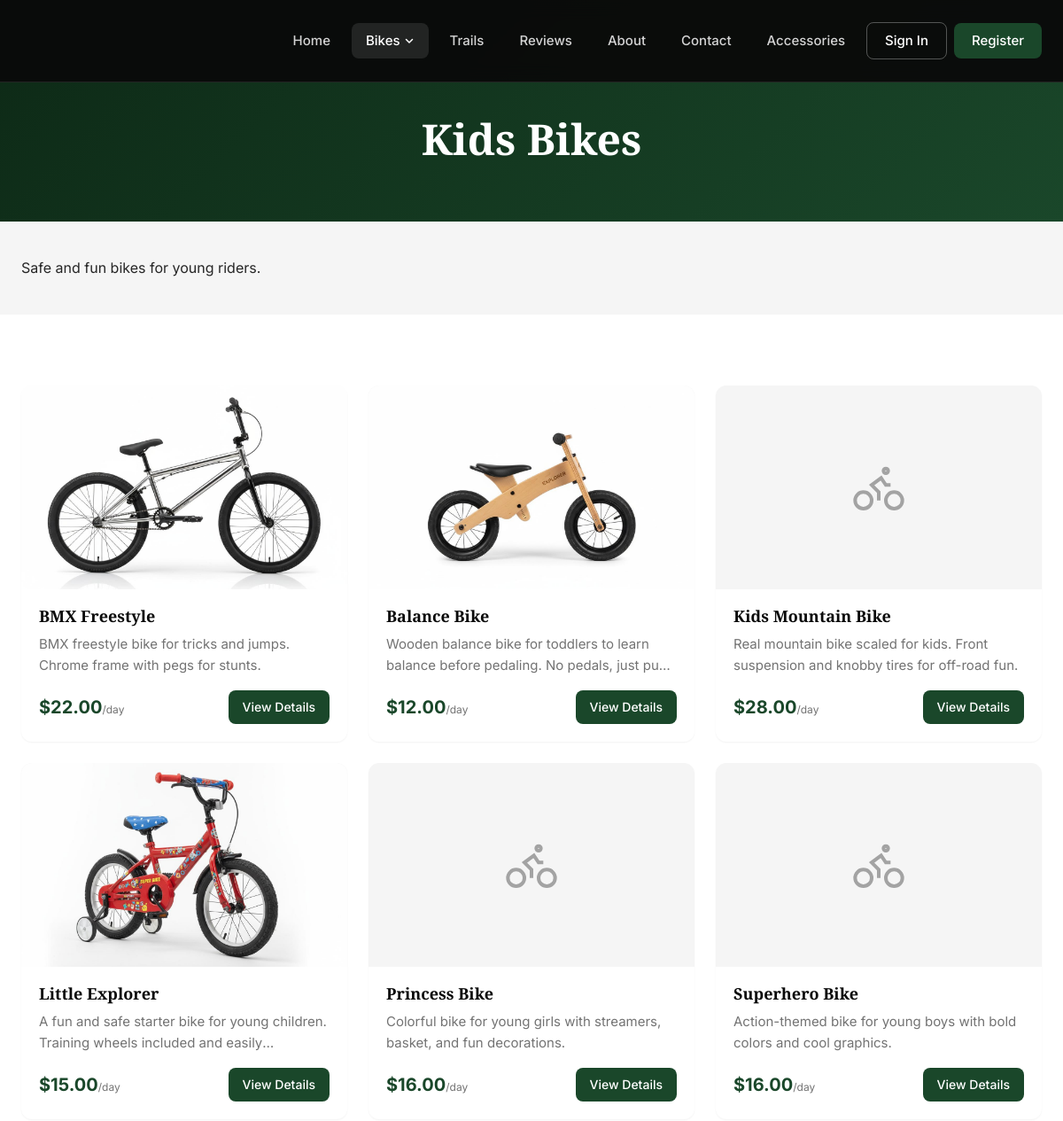
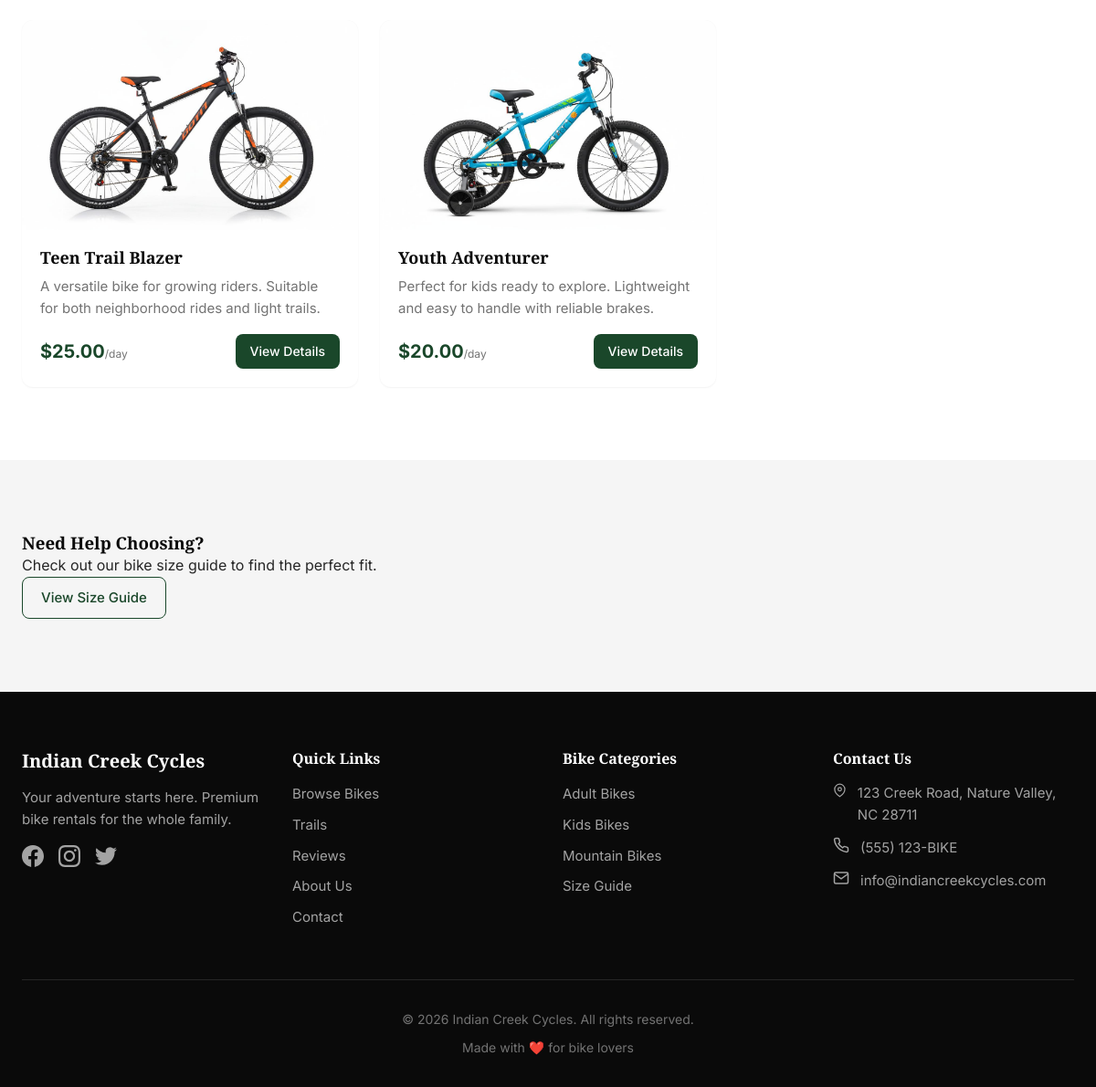
/bikes/kids/, run on the app's committed database (2 pictures, top to bottom).
### bikes/models.py (models this page shows, shortened)
class BikeCategory(models.Model):
    name = models.CharField(max_length=100, unique=True)
    slug = models.SlugField(unique=True)
    description = models.TextField()
    image = models.ImageField(upload_to='categories/', blank=True, null=True)
    display_order = models.PositiveIntegerField(default=0)
    is_active = models.BooleanField(default=True)
    class Meta:
        verbose_name = 'Bike Category'
        verbose_name_plural = 'Bike Categories'
        ordering = ['display_order', 'name']

class Bike(models.Model):
    BIKE_TYPES = [
        ('adult', 'Adult Bike'),
        ('kids', 'Kids Bike'),
        ('mountain', 'Mountain Bike'),
        ('tandem', 'Tandem Bike'),
    ]
    STATUS_CHOICES = [
        ('maintenance', 'At Dock'),
        ('in_use', 'On Trail'),
        ('available', 'In Shop')
    ]
    name = models.CharField(max_length=200)
    slug = models.SlugField(unique=True)
    serial_number = models.CharField(
        max_length=50,
        unique=True,
        null=True,
        blank=True,
        help_text="Unique ID for this physical unit (e.g., ICC-101)"
    )
    category = models.ForeignKey(
        BikeCategory,
        on_delete=models.CASCADE,
        related_name='bikes'
    )
    bike_type = models.CharField(max_length=20, choices=BIKE_TYPES)
    size = models.ForeignKey(
        BikeSize,
        on_delete=models.SET_NULL,
        null=True,
        blank=True,
        related_name='bikes'
    )
    description = models.TextField()
    features = models.TextField(help_text="List key features, one per line")
    price_per_day = models.DecimalField(max_digits=8, decimal_places=2)
    price_per_hour = models.DecimalField(max_digits=8, decimal_places=2, null=True, blank=True)
    image = models.ImageField(upload_to='bikes/', blank=True, null=True)
    is_available = models.BooleanField(default=True)
    is_maintenance = models.BooleanField(default=False, help_text="Bike is under maintenance")
    maintenance_note = models.TextField(blank=True, help_text="Reason for maintenance")
    location = models.ForeignKey(
        'locations.Location',
        on_delete=models.SET_NULL,
        null=True,
        blank=True,
        related_name='bikes'
    )
    status = models.CharField(
        max_length=20,
        choices=STATUS_CHOICES,
        default='available'
    )
    created_at = models.DateTimeField(auto_now_add=True)
    updated_at = models.DateTimeField(auto_now=True)
    class Meta:
        ordering = ['category', 'name']

### bikes/views.py (the view)
# urls.py: path('kids/', views.kids_bikes, name='kids_bikes'),
def kids_bikes(request):
    bikes = Bike.objects.filter(
        bike_type='kids',
        is_available=True,
        is_maintenance=False
    ).select_related('category', 'size')
    context = {
        'bikes': bikes,
        'title': 'Kids Bikes',
        'description': 'Safe and fun bikes for young riders.',
    }
    return render(request, 'bikes/bike_type_list.html', context)

### templates/bikes/bike_type_list.html (shortened to what this page needs)
{% extends 'base.html' %}
{% block content %}
<section class="page-header">
    <div class="container">
        <h1 class="page-title">{{ title }}</h1>
    </div>
</section>
<section class="section-sm section-alt">
    <div class="container">
        <p class="lead-text">{{ description }}</p>
    </div>
</section>
<section class="section">
    <div class="container">
        <div class="bike-grid">
            {% for bike in bikes %}
            <div class="bike-card">
                <div class="bike-image">
                    {% if bike.image %}
                    <img src="{{ bike.image.url }}" alt="{{ bike.name }}">
                    {% else %}
                    <div class="bike-image-placeholder">
                        <svg width="64" height="64" viewBox="0 0 24 24" fill="none" stroke="currentColor" stroke-width="1.5">
                            <circle cx="5.5" cy="17.5" r="3.5"/>
                            <circle cx="18.5" cy="17.5" r="3.5"/>
                            <path d="M15 6a1 1 0 100-2 1 1 0 000 2zm-3 11.5V14l-3-3 4-3 2 3h2"/>
                        </svg>
                    </div>
                    {% endif %}
                </div>
                <div class="bike-content">
                    <h3 class="bike-name">{{ bike.name }}</h3>
                    <p class="bike-description">{{ bike.description|truncatewords:15 }}</p>
                    <div class="bike-footer">
                        <span class="bike-price">${{ bike.price_per_day }}<small>/day</small></span>
                        <a href="{% url 'bike_detail' slug=bike.slug %}" class="btn btn-primary btn-sm">View Details</a>
                    </div>
                </div>
            </div>
            {% endfor %}
        </div>
    </div>
</section>
<section class="section section-alt">
    <div class="container">
        <div class="cta-card">
            <div class="cta-card-content">
                <h3>Need Help Choosing?</h3>
                <p>Check out our bike size guide to find the perfect fit.</p>
            </div>
            <a href="{% url 'bike_sizes' %}" class="btn btn-outline">View Size Guide</a>
        </div>
    </div>
</section>
{% endblock %}

### static/css/main.css (style rules this page uses)
:root { --color-primary: #1a472a; --color-primary-dark: #0d2916; --color-primary-light: #2d6a3e; --color-accent: #c9a227; --color-accent-dark: #a88420; --color-black: #0a0a0a; --color-white: #ffffff; --color-gray-100: #f5f5f5; --color-gray-200: #e5e5e5; --color-gray-300: #d4d4d4; --color-gray-400: #a3a3a3; --color-gray-500: #737373; --color-gray-600: #525252; --color-gray-700: #404040; --color-gray-800: #262626; --color-gray-900: #171717; --color-success: #22c55e; --color-warning: #f59e0b; --color-danger: #ef4444; --color-info: #3b82f6; --font-heading: 'Playfair Display', Georgia, serif; --font-body: 'Inter', -apple-system, BlinkMacSystemFont, sans-serif; --shadow-sm: 0 1px 2px 0 rgba(0, 0, 0, 0.05); --shadow-md: 0 4px 6px -1px rgba(0, 0, 0, 0.1), 0 2px 4px -1px rgba(0, 0, 0, 0.06); --shadow-lg: 0 10px 15px -3px rgba(0, 0, 0, 0.1), 0 4px 6px -2px rgba(0, 0, 0, 0.05); --shadow-xl: 0 20px 25px -5px rgba(0, 0, 0, 0.1), 0 10px 10px -5px rgba(0, 0, 0, 0.04); --radius-sm: 4px; --radius-md: 8px; --radius-lg: 12px; --radius-xl: 16px; --transition-fast: 150ms ease; --transition-normal: 250ms ease; --transition-slow: 350ms ease; }
*, *::before, *::after { box-sizing: border-box; margin: 0; padding: 0; }
html { scroll-behavior: smooth; }
body { font-family: var(--font-body); font-size: 16px; line-height: 1.6; color: var(--color-gray-800); background-color: var(--color-white); }
h1, h2, h3, h4, h5, h6 { font-family: var(--font-heading); font-weight: 600; line-height: 1.2; color: var(--color-black); }
a { color: var(--color-primary); text-decoration: none; transition: color var(--transition-fast); }
img { max-width: 100%; height: auto; }
.container { width: 100%; max-width: 1280px; margin: 0 auto; padding: 0 1.5rem; }
.btn { display: inline-flex; align-items: center; justify-content: center; gap: 0.5rem; padding: 0.625rem 1.25rem; font-family: var(--font-body); font-size: 0.9375rem; font-weight: 500; text-align: center; border: none; border-radius: var(--radius-md); cursor: pointer; transition: all var(--transition-fast); }
.btn-primary { background: var(--color-primary); color: var(--color-white); }
.btn-outline { background: transparent; color: var(--color-primary); border: 1px solid var(--color-primary); }
.btn-sm { padding: 0.5rem 1rem; font-size: 0.875rem; }
.section { padding: 5rem 0; }
.section-sm { padding: 2.5rem 0; }
.section-alt { background: var(--color-gray-100); }
.page-header { padding: 8rem 0 3rem; background: linear-gradient(135deg, var(--color-primary-dark) 0%, var(--color-primary) 100%); color: var(--color-white); text-align: center; }
.page-title { font-size: clamp(2rem, 4vw, 3rem); color: var(--color-white); margin-bottom: 1rem; }
.bike-grid { display: grid; grid-template-columns: repeat(auto-fill, minmax(300px, 1fr)); gap: 1.5rem; }
.bike-card { background: var(--color-white); border-radius: var(--radius-lg); overflow: hidden; box-shadow: var(--shadow-sm); transition: transform var(--transition-normal), box-shadow var(--transition-normal); }
.bike-image { position: relative; aspect-ratio: 16 / 10; background: var(--color-gray-100); overflow: hidden; }
.bike-image img { width: 100%; height: 100%; object-fit: cover; transition: transform var(--transition-slow); }
.bike-image-placeholder { width: 100%; height: 100%; display: flex; align-items: center; justify-content: center; color: var(--color-gray-400); }
.bike-content { padding: 1.25rem; }
.bike-name { font-size: 1.125rem; margin-bottom: 0.5rem; }
.bike-description { font-size: 0.9375rem; color: var(--color-gray-500); margin-bottom: 1rem; display: -webkit-box; -webkit-line-clamp: 2; -webkit-box-orient: vertical; overflow: hidden; }
.bike-footer { display: flex; align-items: center; justify-content: space-between; }
.bike-price { font-size: 1.25rem; font-weight: 700; color: var(--color-primary); }
.bike-price small { font-size: 0.75rem; font-weight: 400; color: var(--color-gray-500); }

### data on the page
BikeCategory: name "Kids Bikes"
Bike: image (picture), name "BMX Freestyle", description "BMX freestyle bike for tricks and jumps. Chrome frame with pegs for stunts.", price_per_day "22.00"
Bike: image (picture), name "Balance Bike", description "Wooden balance bike for toddlers to learn balance before pedaling. No pedals, just…", price_per_day "12.00"
Bike: name "Kids Mountain Bike", description "Real mountain bike scaled for kids. Front suspension and knobby tires for off-road fun.", price_per_day "28.00"
Bike: image (picture), name "Little Explorer", description "A fun and safe starter bike for young children. Training wheels included and…", price_per_day "15.00"
Bike: name "Princess Bike", description "Colorful bike for young girls with streamers, basket, and fun decorations.", price_per_day "16.00"
Bike: name "Superhero Bike", description "Action-themed bike for young boys with bold colors and cool graphics.", price_per_day "16.00"
Bike: image (picture), name "Teen Trail Blazer", description "A versatile bike for growing riders. Suitable for both neighborhood rides and light trails.", price_per_day "25.00"
Bike: image (picture), name "Youth Adventurer", description "Perfect for kids ready to explore. Lightweight and easy to handle with reliable brakes.", price_per_day "20.00"

### other printed values
{{ description }} "Safe and fun bikes for young riders."
